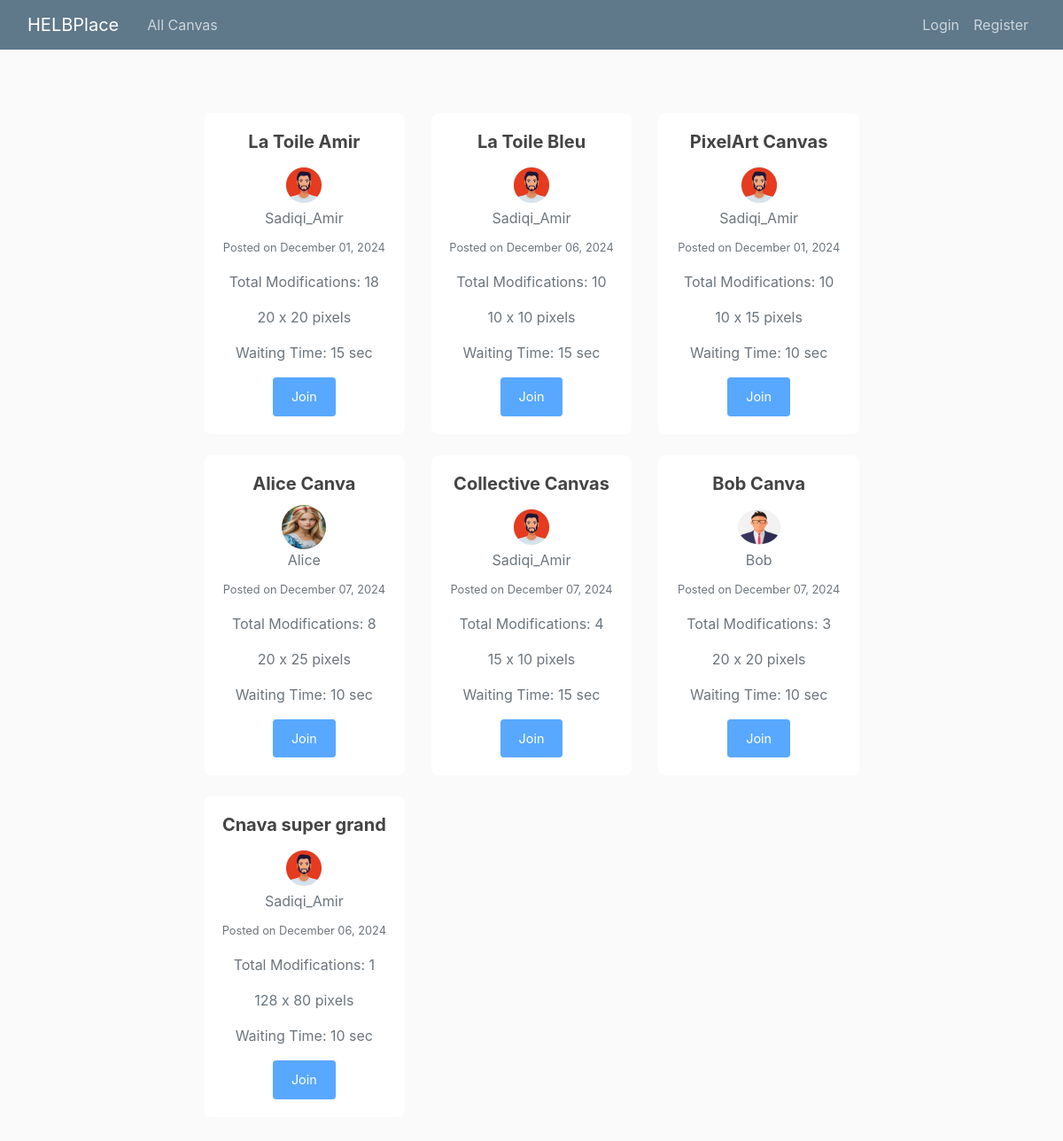
The page / on the database its author committed.
### blog/models.py (models this page shows, shortened)
class Canva(models.Model):
    title = models.CharField(max_length=100)
    sizeHeight = models.IntegerField()
    sizeWidth = models.IntegerField()
    timer = models.IntegerField()
    date_posted = models.DateTimeField(default=timezone.now)
    author = models.ForeignKey(User, on_delete=models.CASCADE)

### users/models.py (models this page shows, shortened)
class Profile(models.Model):
    user=models.OneToOneField(User, on_delete=models.CASCADE) # one-to-one relationship with User model and oneToOneField is used to delete theprofile when the user is deleted
    image=models.ImageField(default='default.jpg', upload_to='profile_pics') # image field to store profile picture

### blog/views.py (the view)
# urls.py: path('', views.home, name='home'),
def home(request):
    canvases = Canva.objects.annotate(
        total_modifications=Sum('useraction__modification_count')
    ).order_by('-total_modifications')
    return render(request, 'blog/home.html', {'canvases': canvases})

### blog/templates/blog/home.html (shortened to what this page needs)
{% extends "blog/base.html" %}
{% block content %}
<div class="container my-5">
  <div class="row">
    {% for canva in canvases %}
    <div class="col-md-4 mb-4">
      <div class="card shadow-sm">
        <div class="card-body">
          <h5 class="card-title text-center">{{ canva.title }}</h5>
          <div class="text-center mb-2">
            <img class="rounded-circle" src="{{ canva.author.profile.image.url }}" alt="{{ canva.author }}" style="width: 50px; height: 50px;">
            <p class="text-muted mb-0">{{ canva.author }}</p>
          </div>
          <p class="text-muted text-center"><small>Posted on {{ canva.date_posted|date:"F d, Y" }}</small></p>
          <p class="text-center text-muted">Total Modifications: {{ canva.total_modifications }}</p>
          <p class="text-center text-muted">{{ canva.sizeHeight }} x {{ canva.sizeWidth }} pixels</p>
          <p class="text-center text-muted">Waiting Time: {{ canva.timer }} sec</p>
          <div class="d-flex justify-content-center">
            {% if user.is_authenticated %}
              <a href="{% url 'canva-detail' canva.id %}" class="btn btn-primary btn-sm">Join</a>
            {% else %}
              <button class="btn btn-primary btn-sm" disabled>Join</button>
            {% endif %}
          </div>
        </div>
      </div>
    </div>
    {% endfor %}
  </div>
</div>
{% endblock %}

### blog/static/blog/main.css (style rules this page uses)
body { background: #fafafa; color: #333333; margin-top: 5rem; }
h1, h2, h3, h4, h5, h6 { color: #444444; }
.container { max-width: 1200px; }
.btn-primary { background-color: #003a7a; border-color: #034590; font-size: 0.9rem; padding: 10px 20px; }
.card { border: none; border-radius: 8px; transition: transform 0.2s, box-shadow 0.2s; }
.card-title { font-size: 1.25rem; font-weight: bold; }

### rows shown on the page
Canva: title "La Toile Amir", author.profile.image (picture), author "Sadiqi_Amir", date_posted "December 01, 2024", total_modifications "18", sizeHeight "20", sizeWidth "20", timer "15"
Canva: title "La Toile Bleu", author.profile.image (picture), author "Sadiqi_Amir", date_posted "December 06, 2024", total_modifications "10", sizeHeight "10", sizeWidth "10", timer "15"
Canva: title "PixelArt Canvas", author.profile.image (picture), author "Sadiqi_Amir", date_posted "December 01, 2024", total_modifications "10", sizeHeight "10", sizeWidth "15", timer "10"
Canva: title "Alice Canva", author.profile.image (picture), author "Alice", date_posted "December 07, 2024", total_modifications "8", sizeHeight "20", sizeWidth "25", timer "10"
Canva: title "Collective Canvas", author.profile.image (picture), author "Sadiqi_Amir", date_posted "December 07, 2024", total_modifications "4", sizeHeight "15", sizeWidth "10", timer "15"
Canva: title "Bob Canva", author.profile.image (picture), author "Bob", date_posted "December 07, 2024", total_modifications "3", sizeHeight "20", sizeWidth "20", timer "10"
Canva: title "Cnava super grand", author.profile.image (picture), author "Sadiqi_Amir", date_posted "December 06, 2024", total_modifications "1", sizeHeight "128", sizeWidth "80", timer "10"
